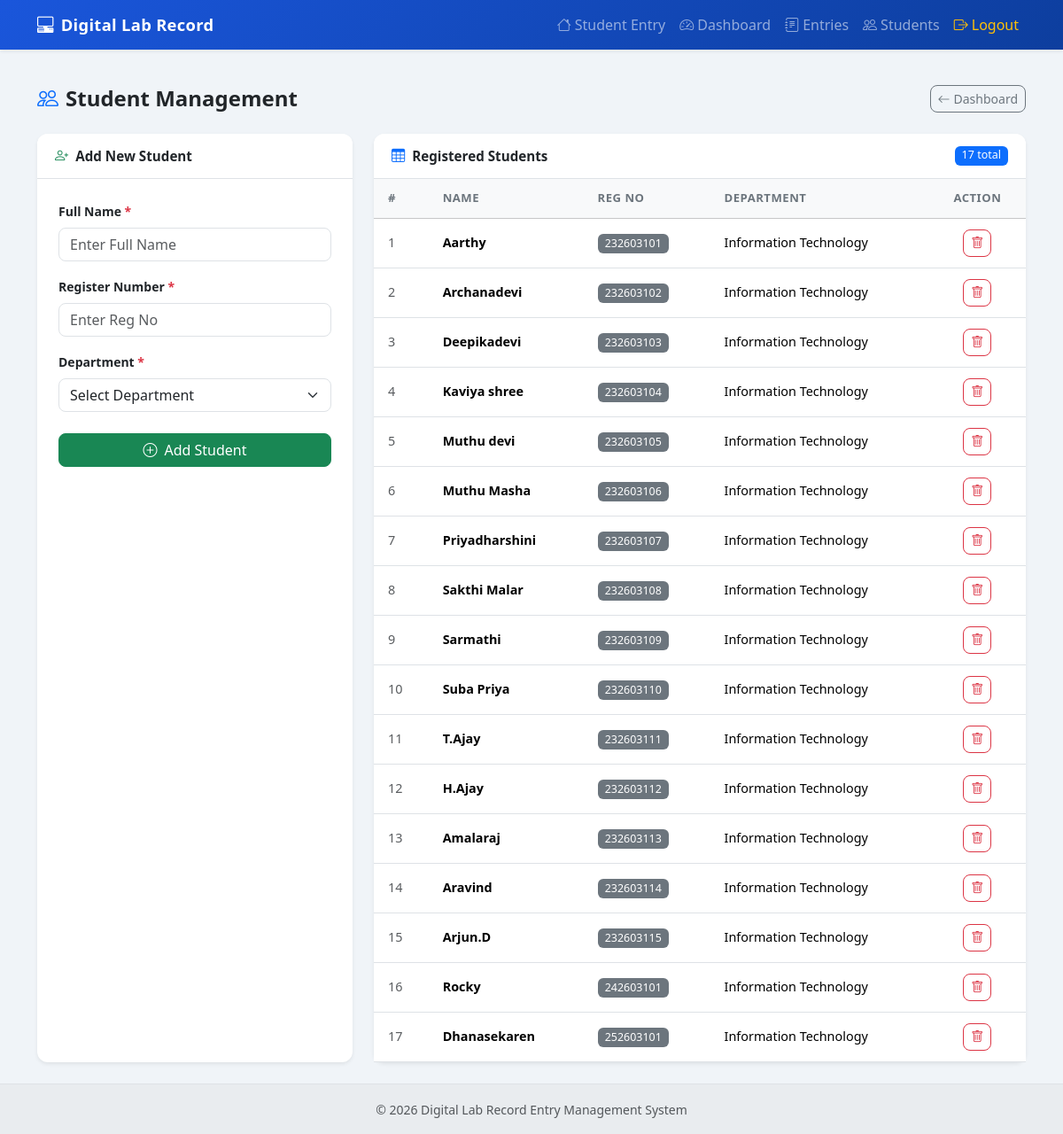
The page /admin/students (signed in) on the database its author committed.
### tables this page shows
CREATE TABLE students (
            id      INTEGER PRIMARY KEY AUTOINCREMENT,
            name    TEXT    NOT NULL,
            reg_no  TEXT    NOT NULL UNIQUE,
            dept    TEXT    NOT NULL
        );

### app.py (the view)
@app.route("/admin/students")
@login_required
def admin_students():
    conn = get_db()
    students = conn.execute(
        "SELECT * FROM students ORDER BY reg_no"
    ).fetchall()
    conn.close()
    return render_template("admin_students.html", students=students)

### app.py (called while the page is built)
def get_db():
    conn = sqlite3.connect(DATABASE)
    conn.row_factory = sqlite3.Row  # Access columns by name
    return conn

def is_logged_in():
    return session.get("admin_logged_in") is True

def login_required(f):
    from functools import wraps
    @wraps(f)
    def decorated(*args, **kwargs):
        if not is_logged_in():
            flash("Please login to access the admin panel.", "warning")
            return redirect(url_for("admin_login"))
        return f(*args, **kwargs)
    return decorated

### templates/admin_students.html (shortened to what this page needs)
{% extends "base.html" %}
{% block content %}
<div class="d-flex justify-content-between align-items-center mb-4 flex-wrap gap-2">
  <h4 class="fw-bold mb-0"><i class="bi bi-people me-2 text-primary"></i>Student Management</h4>
  <a href="{{ url_for('admin_dashboard') }}" class="btn btn-outline-secondary btn-sm">
    <i class="bi bi-arrow-left me-1"></i>Dashboard
  </a>
</div>
<div class="row g-4">
  <div class="col-lg-4">
    <div class="card border-0 shadow-sm h-100">
      <div class="card-header bg-white fw-semibold border-bottom">
        <i class="bi bi-person-plus me-2 text-success"></i>Add New Student
      </div>
      <div class="card-body p-4">
        <form method="POST" action="{{ url_for('admin_add_student') }}">
          <div class="mb-3">
            <label class="form-label fw-semibold small">Full Name <span class="text-danger">*</span></label>
            <input type="text" name="name" class="form-control" placeholder="Enter Full Name" required />
          </div>
          <div class="mb-3">
            <label class="form-label fw-semibold small">Register Number <span class="text-danger">*</span></label>
            <input type="text" name="reg_no" class="form-control" placeholder="Enter Reg No" required />
          </div>
          <div class="mb-4">
            <label class="form-label fw-semibold small">Department <span class="text-danger">*</span></label>
            <select name="dept" class="form-select" required>
              <option value="" disabled selected>Select Department</option>
            </select>
          </div>
          <button type="submit" class="btn btn-success w-100">
            <i class="bi bi-plus-circle me-2"></i>Add Student
          </button>
        </form>
      </div>
    </div>
  </div>
  <div class="col-lg-8">
    <div class="card border-0 shadow-sm">
      <div class="card-header bg-white fw-semibold border-bottom d-flex justify-content-between">
        <span><i class="bi bi-table me-2 text-primary"></i>Registered Students</span>
        <span class="badge bg-primary">{{ students|length }} total</span>
      </div>
      <div class="card-body p-0">
        {% if students %}
        <div class="table-responsive">
          <table class="table table-hover align-middle mb-0">
            <thead class="table-light">
              <tr>
                <th>#</th>
                <th>Name</th>
                <th>Reg No</th>
                <th>Department</th>
                <th class="text-center">Action</th>
              </tr>
            </thead>
            <tbody>
              {% for s in students %}
              <tr>
                <td class="text-muted small">{{ loop.index }}</td>
                <td class="fw-semibold">{{ s.name }}</td>
                <td><span class="badge bg-secondary">{{ s.reg_no }}</span></td>
                <td>{{ s.dept }}</td>
                <td class="text-center">
                  <button class="btn btn-sm btn-outline-danger" data-bs-toggle="modal" data-bs-target="#deleteModal"
                    data-id="{{ s.id }}" data-name="{{ s.name }}">
                    <i class="bi bi-trash"></i>
                  </button>
                </td>
              </tr>
              {% endfor %}
            </tbody>
          </table>
        </div>
        {% else %}
        <div class="text-center text-muted py-5">
          <i class="bi bi-person-x display-6 d-block mb-2"></i>
          No students registered yet. Add one using the form.
        </div>
        {% endif %}
      </div>
    </div>
  </div>
</div>
{% endblock %}

### static/css/style.css (style rules this page uses)
body { background-color: #f0f4f8; font-family: "Segoe UI", system-ui, -apple-system, sans-serif; min-height: 100vh; display: flex; flex-direction: column; }
.card { border-radius: 12px; }
.card-header { border-radius: 12px 12px 0 0 !important; padding: 0.85rem 1.25rem; font-size: 0.95rem; }
.table thead th { font-size: 0.82rem; text-transform: uppercase; letter-spacing: 0.5px; color: #6c757d; border-top: none; padding: 0.75rem 1rem; }
.table tbody td { padding: 0.75rem 1rem; font-size: 0.9rem; vertical-align: middle; }
.btn { border-radius: 8px; font-weight: 500; }
.form-control, .form-select { border-radius: 8px; }
.badge { font-weight: 500; font-size: 0.78rem; border-radius: 6px; }

### rows shown on the page
students: name "Aarthy", reg_no "232603101", dept "Information Technology"
students: name "Archanadevi", reg_no "232603102", dept "Information Technology"
students: name "Deepikadevi", reg_no "232603103", dept "Information Technology"
students: name "Kaviya shree", reg_no "232603104", dept "Information Technology"
students: name "Muthu devi", reg_no "232603105", dept "Information Technology"
students: name "Muthu Masha", reg_no "232603106", dept "Information Technology"
students: name "Priyadharshini", reg_no "232603107", dept "Information Technology"
students: name "Sakthi Malar", reg_no "232603108", dept "Information Technology"
students: name "Sarmathi", reg_no "232603109", dept "Information Technology"
students: name "Suba Priya", reg_no "232603110", dept "Information Technology"
students: name "T.Ajay", reg_no "232603111", dept "Information Technology"
students: name "H.Ajay", reg_no "232603112", dept "Information Technology"
students: name "Amalaraj", reg_no "232603113", dept "Information Technology"
students: name "Aravind", reg_no "232603114", dept "Information Technology"
students: name "Arjun.D", reg_no "232603115", dept "Information Technology"
students: name "Rocky", reg_no "242603101", dept "Information Technology"
students: name "Dhanasekaren", reg_no "252603101", dept "Information Technology"

### other values the page prints
{{ students|length }} "17"
